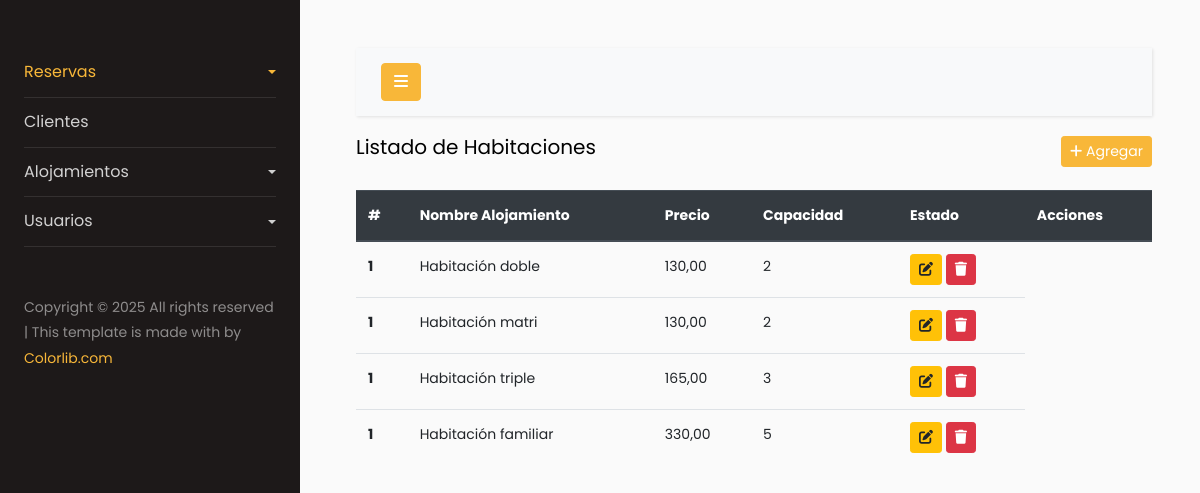
Page /alojamiento/habitaciones/ on the committed database.
### alojamiento/models.py (models this page shows, shortened)
class Alojamiento(models.Model):
    name_booking =  models.CharField(max_length=255, unique=True ,verbose_name='Nombre del Alojamiento')
    description_booking = models.TextField(max_length=255, verbose_name='Descripción del Alojamiento')
    price_night = models.DecimalField(max_digits=10, decimal_places=2 ,verbose_name='Precio por noche')
    capacity_booking = models.IntegerField(verbose_name='Capacidad Maxima')
    size_booking = models.CharField(max_length=50, verbose_name='Tamaño del Alojamiento')
    active_booking = models.BooleanField(default=True, verbose_name='Estado del Alojamiento')
    class Meta:
        abstract  = True

class Habitaciones(Alojamiento):
    TIPO_HABITACION = [
        ('Doble', 'Doble'),
        ('Matrimonial', 'Matrimonial'),
        ('Triple', 'Triple'),
        ('Familiar', 'Familiar')
    ]
    type_booking =  models.CharField(max_length=150, choices=TIPO_HABITACION, verbose_name='Tipo de habitación')
    class Meta:
        verbose_name = 'Habitación'
        verbose_name_plural = 'Habitaciones'
        db_table = 'Habitaciones'

### alojamiento/views.py (the view)
# urls.py: path('habitaciones/', Habitaciones.as_view(), name='index-habitacion'),
class Habitaciones(ListView):
    model = Habitaciones
    context_object_name = 'obj_alojamiento'
    template_name = 'habitaciones/index-habitaciones.html'

### alojamiento/templates/habitaciones/index-habitaciones.html
{% extends 'index-intranet.html' %}
{% block content %}
<div class="d-flex justify-content-between align-items-center " style="margin-bottom: 20px;">
    <h5>Listado de Habitaciones</h5>
    <a href="" class="btn btn-primary btn-sm"><i class="fa-solid fa-plus"></i> Agregar</a>
</div>
<table class="table table-hover">
    <thead class="thead-dark">
        <tr>
            <th scope="col">#</th>
            <th scope="col">Nombre Alojamiento</th>
            <th scope="col">Precio</th>
            <th scope="col">Capacidad</th>
            <th scope="col">Estado</th>
            <th scope="col">Acciones</th>
        </tr>
    </thead>
    <tbody>
        {% for i in obj_alojamiento %}
        <tr>
            <th scope="row">1</th>
            <td>{{ i.name_booking }}</td>
            <td>{{i.price_night}}</td>
            <td>{{i.capacity_booking}}</td>
            <td>
                <a href="" class="btn btn-warning btn-sm"><i class="fa-solid fa-pen-to-square"></i></a>
                <a href="" class="btn btn-danger btn-sm"><i class="fa-solid fa-trash"></i></a>
            </td>
        </tr>
        {% endfor %}
    </tbody>
</table>
{% endblock %}

### static/css/style-status.css (style rules this page uses)
:root { --confirmar: #007BFF; --pendiente: #FFC107; --completado: #28A745; }

### rows in the picture
Habitaciones: name_booking "Habitación doble", price_night "130,00", capacity_booking "2"
Habitaciones: name_booking "Habitación matri", price_night "130,00", capacity_booking "2"
Habitaciones: name_booking "Habitación triple", price_night "165,00", capacity_booking "3"
Habitaciones: name_booking "Habitación familiar", price_night "330,00", capacity_booking "5"
